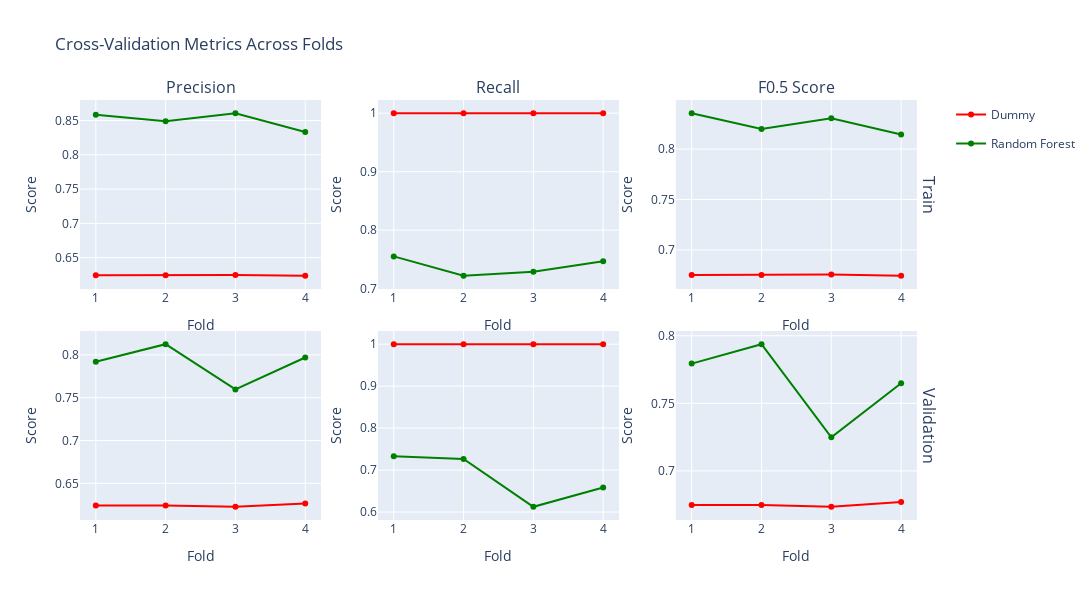

Notebook cell for this chart:
### Markdown cell above
Value importance ranges from around 2 to 20%. Trying to remove less important features results in a less precise / stable model (when looking at cross validation scores across folds).<br>
I don't think we should remove one of them (all significantly important).

### Code cell
# Score details on each fold
dummy_params = {
    "beta": args["beta"],
    "cv_folds": args["cv_folds"],
    "strategy": "most_frequent",
    "random_state": args["random_state"],
}
dummy = DummyEstimator(dummy_params)
dummy_cv_score = dummy.cross_validate(X_train,y_train)

model_cv_score = model.cross_validate(X_train,y_train)

print(f"Dummy CV Score: {dummy_cv_score:.4f}")
print(f"Random Forest CV Score: {model_cv_score:.4f}")

dummy_scores = dummy.cv_scores  
model_scores = model.cv_scores

fig = make_subplots(
    rows=2, cols=3,
    subplot_titles=('Precision', 'Recall', f'F{beta} Score'),
    row_titles=['Train', 'Validation'],
    vertical_spacing=0.1
)

models = {'Dummy': dummy, 'Random Forest': model }
colors = {'Dummy': 'red', 'Random Forest': 'green'}

for model_name, model in models.items():
    color = colors[model_name]
    
    # Train metrics
    fig.add_trace(
        go.Scatter(x=list(range(1, cv_folds+1)), 
                  y=model.cv_scores['train']['precision'],
                  mode='lines+markers', 
                  name=f'{model_name}',
                  line=dict(color=color),
                  legendgroup=model_name,
                  showlegend=True),
        row=1, col=1
    )
    
    fig.add_trace(
        go.Scatter(x=list(range(1, cv_folds+1)), 
                  y=model.cv_scores['train']['recall'],
                  mode='lines+markers', 
                  name=f'{model_name} Train Recall',
                  line=dict(color=color),
                  legendgroup=model_name,
                  showlegend=False),
        row=1, col=2
    )
    
    fig.add_trace(
        go.Scatter(x=list(range(1, cv_folds+1)), 
                  y=model.cv_scores['train'][f'F{beta}'],
                  mode='lines+markers', 
                  name=f'{model_name} Train F{beta}',
                  line=dict(color=color),
                  legendgroup=model_name,
                  showlegend=False),
        row=1, col=3
    )
    
    # Validation metrics
    fig.add_trace(
        go.Scatter(x=list(range(1, cv_folds+1)), 
                  y=model.cv_scores['valid']['precision'],
                  mode='lines+markers', 
                  name=f'{model_name} Valid Precision',
                  line=dict(color=color),
                  legendgroup=model_name,
                  showlegend=False),
        row=2, col=1
    )
    
    fig.add_trace(
        go.Scatter(x=list(range(1, cv_folds+1)), 
                  y=model.cv_scores['valid']['recall'],
                  mode='lines+markers', 
                  name=f'{model_name} Valid Recall',
                  line=dict(color=color),
                  legendgroup=model_name,
                  showlegend=False),
        row=2, col=2
    )
    
    fig.add_trace(
        go.Scatter(x=list(range(1, cv_folds+1)), 
                  y=model.cv_scores['valid'][f'F{beta}'],
                  mode='lines+markers', 
                  name=f'{model_name} Valid F{beta}',
                  line=dict(color=color),
                  legendgroup=model_name,
                  showlegend=False),
        row=2, col=3
    )

fig.update_xaxes(title_text="Fold")
fig.update_yaxes(title_text="Score")
fig.update_layout(height=600, width=1500, title="Cross-Validation Metrics Across Folds")
fig.show()

### Figure 1 — Plotly figure (JSON) as saved in the notebook; plotly's stock layout.template omitted (floating-point values rounded to 4 significant figures)
{"data": [{"legendgroup": "Dummy", "line": {"color": "red"}, "mode": "lines+markers", "name": "Dummy", "showlegend": true, "type": "scatter", "x": [1, 2, 3, 4], "xaxis": "x", "y": [0.6244, 0.6244, 0.6248, 0.6235], "yaxis": "y"}, {"legendgroup": "Dummy", "line": {"color": "red"}, "mode": "lines+markers", "name": "Dummy Train Recall", "showlegend": false, "type": "scatter", "x": [1, 2, 3, 4], "xaxis": "x2", "y": [1, 1, 1, 1], "yaxis": "y2"}, {"legendgroup": "Dummy", "line": {"color": "red"}, "mode": "lines+markers", "name": "Dummy Train F0.5", "showlegend": false, "type": "scatter", "x": [1, 2, 3, 4], "xaxis": "x3", "y": [0.6751, 0.6751, 0.6755, 0.6743], "yaxis": "y3"}, {"legendgroup": "Dummy", "line": {"color": "red"}, "mode": "lines+markers", "name": "Dummy Valid Precision", "showlegend": false, "type": "scatter", "x": [1, 2, 3, 4], "xaxis": "x4", "y": [0.624, 0.624, 0.6226, 0.6265], "yaxis": "y4"}, {"legendgroup": "Dummy", "line": {"color": "red"}, "mode": "lines+markers", "name": "Dummy Valid Recall", "showlegend": false, "type": "scatter", "x": [1, 2, 3, 4], "xaxis": "x5", "y": [1, 1, 1, 1], "yaxis": "y5"}, {"legendgroup": "Dummy", "line": {"color": "red"}, "mode": "lines+markers", "name": "Dummy Valid F0.5", "showlegend": false, "type": "scatter", "x": [1, 2, 3, 4], "xaxis": "x6", "y": [0.6748, 0.6748, 0.6734, 0.677], "yaxis": "y6"}, {"legendgroup": "Random Forest", "line": {"color": "green"}, "mode": "lines+markers", "name": "Random Forest", "showlegend": true, "type": "scatter", "x": [1, 2, 3, 4], "xaxis": "x", "y": [0.8585, 0.8488, 0.8606, 0.8333], "yaxis": "y"}, {"legendgroup": "Random Forest", "line": {"color": "green"}, "mode": "lines+markers", "name": "Random Forest Train Recall", "showlegend": false, "type": "scatter", "x": [1, 2, 3, 4], "xaxis": "x2", "y": [0.7552, 0.722, 0.7288, 0.7469], "yaxis": "y2"}, {"legendgroup": "Random Forest", "line": {"color": "green"}, "mode": "lines+markers", "name": "Random Forest Train F0.5", "showlegend": false, "type": "scatter", "x": [1, 2, 3, 4], "xaxis": "x3", "y": [0.8356, 0.82, 0.8306, 0.8145], "yaxis": "y3"}, {"legendgroup": "Random Forest", "line": {"color": "green"}, "mode": "lines+markers", "name": "Random Forest Valid Precision", "showlegend": false, "type": "scatter", "x": [1, 2, 3, 4], "xaxis": "x4", "y": [0.7919, 0.8125, 0.7597, 0.797], "yaxis": "y4"}, {"legendgroup": "Random Forest", "line": {"color": "green"}, "mode": "lines+markers", "name": "Random Forest Valid Recall", "showlegend": false, "type": "scatter", "x": [1, 2, 3, 4], "xaxis": "x5", "y": [0.7329, 0.7267, 0.6125, 0.6584], "yaxis": "y5"}, {"legendgroup": "Random Forest", "line": {"color": "green"}, "mode": "lines+markers", "name": "Random Forest Valid F0.5", "showlegend": false, "type": "scatter", "x": [1, 2, 3, 4], "xaxis": "x6", "y": [0.7794, 0.7938, 0.7249, 0.7648], "yaxis": "y6"}], "layout": {"annotations": [{"font": {"size": 16}, "showarrow": false, "text": "Precision", "x": 0.1411, "xanchor": "center", "xref": "paper", "y": 1, "yanchor": "bottom", "yref": "paper"}, {"font": {"size": 16}, "showarrow": false, "text": "Recall", "x": 0.49, "xanchor": "center", "xref": "paper", "y": 1, "yanchor": "bottom", "yref": "paper"}, {"font": {"size": 16}, "showarrow": false, "text": "F0.5 Score", "x": 0.8389, "xanchor": "center", "xref": "paper", "y": 1, "yanchor": "bottom", "yref": "paper"}, {"font": {"size": 16}, "showarrow": false, "text": "Train", "textangle": 90, "x": 0.98, "xanchor": "left", "xref": "paper", "y": 0.775, "yanchor": "middle", "yref": "paper"}, {"font": {"size": 16}, "showarrow": false, "text": "Validation", "textangle": 90, "x": 0.98, "xanchor": "left", "xref": "paper", "y": 0.225, "yanchor": "middle", "yref": "paper"}], "height": 600, "title": {"text": "Cross-Validation Metrics Across Folds"}, "width": 1500, "xaxis": {"anchor": "y", "domain": [0, 0.2822], "title": {"text": "Fold"}}, "xaxis2": {"anchor": "y2", "domain": [0.3489, 0.6311], "title": {"text": "Fold"}}, "xaxis3": {"anchor": "y3", "domain": [0.6978, 0.98], "title": {"text": "Fold"}}, "xaxis4": {"anchor": "y4", "domain": [0, 0.2822], "title": {"text": "Fold"}}, "xaxis5": {"anchor": "y5", "domain": [0.3489, 0.6311], "title": {"text": "Fold"}}, "xaxis6": {"anchor": "y6", "domain": [0.6978, 0.98], "title": {"text": "Fold"}}, "yaxis": {"anchor": "x", "domain": [0.55, 1], "title": {"text": "Score"}}, "yaxis2": {"anchor": "x2", "domain": [0.55, 1], "title": {"text": "Score"}}, "yaxis3": {"anchor": "x3", "domain": [0.55, 1], "title": {"text": "Score"}}, "yaxis4": {"anchor": "x4", "domain": [0, 0.45], "title": {"text": "Score"}}, "yaxis5": {"anchor": "x5", "domain": [0, 0.45], "title": {"text": "Score"}}, "yaxis6": {"anchor": "x6", "domain": [0, 0.45], "title": {"text": "Score"}}}}
